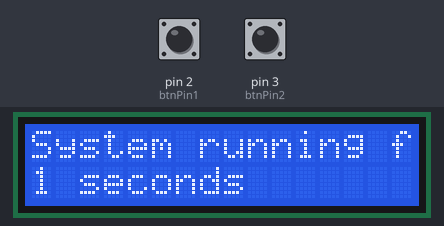
Recording of a sketch running on a simulated Arduino Uno, built with avr-gcc and run on an emulated ATmega328P. Parts: 16×2 character LCD. Inputs (shaded band) come from the test bench; at power-on: pin 2 (btnPin1) HIGH, pin 3 (btnPin2) HIGH.

Above: at 1.2 s.
1.3 s: pin 2 (btnPin1) pulled LOW for 0.15 s
At 1.87 s:
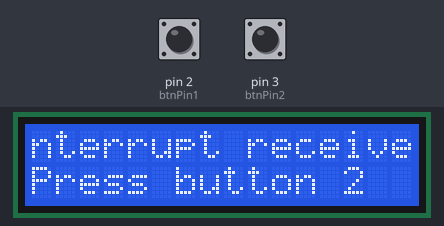
2.0 s: pin 3 (btnPin2) pulled LOW for 0.15 s
At 2.8 s:
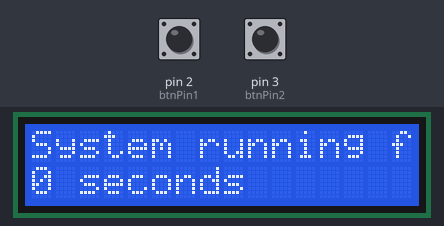
5.1 s: pin 2 (btnPin1) pulled LOW for 1 s
At 6.58 s:
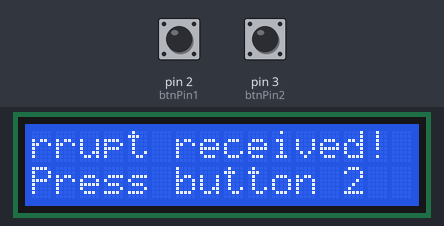
6.7 s: pin 3 (btnPin2) pulled LOW for 1 s
At 9.1 s:
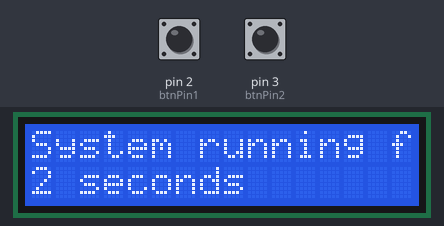
10.7 s: pin 2 (btnPin1) pulled LOW for 0.15 s
At 10.9 s:
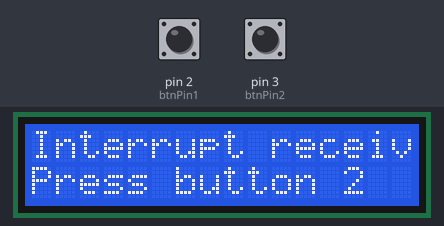
11.4 s: pin 3 (btnPin2) pulled LOW for 0.15 s
At 16.2 s:
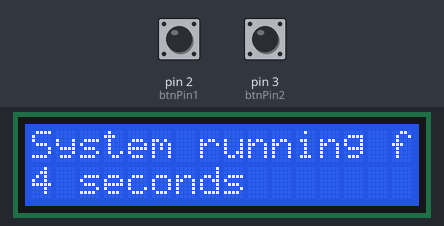
Timing chart, 0 to 17.7 s (numbered marks = the images above; inputs shaded):
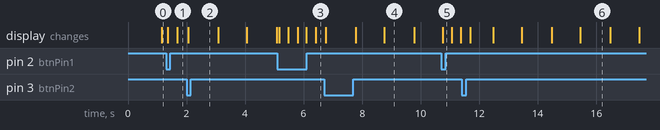

Measured:
- after the input at 1.3 s, the display: first changes after 0.07 s (image 1 shows a later state)
- after the input at 2.0 s, the display: changes after 0.06 s (image 2)
- after the input at 5.1 s, the display: first changes after 0.07 s (image 3 shows a later state)
- after the input at 6.7 s, the display: first changes after 0.06 s (image 4 shows a later state)
- after the input at 10.7 s, the display: changes after 0.05 s (image 5)
- after the input at 11.4 s, the display: first changes after 0.29 s (image 6 shows a later state)
- what the display in image 4 shows lasts 1.0 s, from 8.8 s to 9.8 s

The sketch:

stopi2Lab8.ino
```cpp
// Sana Topia - 656545335 - stopi2
// LAB 8 - Interrupts
// Description: Display elasped time by default. Show interrupt message when button pressed;
//              Reset time and return to defaults when button 2 is pressed.
// References: https://projecthub.arduino.cc/arduino_uno_guy/i2c-liquid-crystal-displays-5eb615
// TA = Rohan
// Date: Nov 8 ,Time : 10:51 am

#include <LiquidCrystal_I2C.h>
#include <Wire.h>

LiquidCrystal_I2C lcd(0x27, 16, 2);

// Global variables for buttons
const int btnPin1 = 2; // Pin for button 1
const int btnPin2 = 3; // Pin for button 2
volatile bool btn1Pressed = false; // Flag for button 1 press
volatile bool btn2Pressed = false; // Flag for button 2 press

// Variables for scrolling display
int scrollPos = 0; // Current position in scrolling text
char displayBuffer[30]; // Buffer for scrolling text
unsigned long lastScrollUpdate = 0; // Timestamp for controlling scroll speed
const unsigned long scrollDelay = 300; // Interval for scrolling speed

// State variable (1 for interrupt message, 0 to display timer)
int systemState = 0;

// Timer variables
unsigned long lastTimerUpdate = 0; // Timestamp to track timer start
unsigned long elapsedTime = 0; // Elapsed time in seconds

// ISR for button 1
void isrBtn1() {
  btn1Pressed = true;
}

// ISR for button 2
void isrBtn2() {
  btn2Pressed = true;
}

// Function to print a phrase with scrolling on the LCD
void displayScrollText(const char* message) {
  int messageLen = strlen(message);

  // Create a substring of the message to fit the LCD screen width
  for (int i = 0; i < 16; i++) {
    displayBuffer[i] = message[(scrollPos + i) % messageLen]; // Wrap-around effect
  }
  displayBuffer[16] = '\0'; // Null-terminate the buffer

  // Display the substring on the first row
  lcd.setCursor(0, 0);
  lcd.print(displayBuffer);

  // Update scroll position only if the scroll delay has passed
  if (millis() - lastScrollUpdate >= scrollDelay) {
    lastScrollUpdate = millis(); // Update last scroll timestamp
    scrollPos++;
    if (scrollPos >= messageLen) {
      scrollPos = 0; // Reset scroll position if it reaches end of text
    }
  }
}

void setup() {
  // Initialize the LCD, buttons, and interrupts
  lcd.init();
  lcd.backlight();

  // Setup buttons with internal pull-up resistors
  pinMode(btnPin1, INPUT_PULLUP);
  pinMode(btnPin2, INPUT_PULLUP);
  attachInterrupt(digitalPinToInterrupt(btnPin1), isrBtn1, FALLING); // Attach ISR for button 1
  attachInterrupt(digitalPinToInterrupt(btnPin2), isrBtn2, FALLING); // Attach ISR for button 2

  // Initialize LCD display with the default message
  lcd.setCursor(0, 0);
  lcd.print("System on for:");
  lastTimerUpdate = millis(); // Record the start time for timer
}

void loop() {
  // If button 1 is pressed, switch to interrupt message display and pause timer
  if (btn1Pressed) {
    btn1Pressed = false; // Reset the button 1 flag
    if (systemState == 0) {
      systemState = 1; // Switch to interrupt state
      lcd.clear();
      lcd.setCursor(0, 1);
      lcd.print("Press button 2");
      lastScrollUpdate = millis(); // Reset scroll timestamp
    }
  }

  // If button 2 is pressed, reset the timer and switch back to default state
  if (btn2Pressed) {
    btn2Pressed = false; // Reset the button 2 flag
    if (systemState == 1) {
      systemState = 2; // Temporary state to reset timer
    }
  }

  // Display elapsed time on LCD if in default state
  if (systemState == 0) {
    elapsedTime = (millis() - lastTimerUpdate) / 1000; // Calculate elapsed time in seconds
    lcd.setCursor(0, 0);
    lcd.print("System running for:    ");
    lcd.setCursor(0, 1);
    lcd.print("                "); // Clear line
    lcd.setCursor(0, 1);
    lcd.print(elapsedTime);
    lcd.print(" seconds");
  }
  // If in interrupt state, display the scrolling interrupt message
  else if (systemState == 1){
    displayScrollText("Interrupt received!                ");
  }
  // If in reset state, clear display and reset timer, then return to default state
  else if (systemState == 2) {
    lastTimerUpdate = millis(); // Reset timer start time
    systemState = 0; // Return to default state
    scrollPos = 0; // Reset scroll position
    lcd.clear();
  }
}
```
